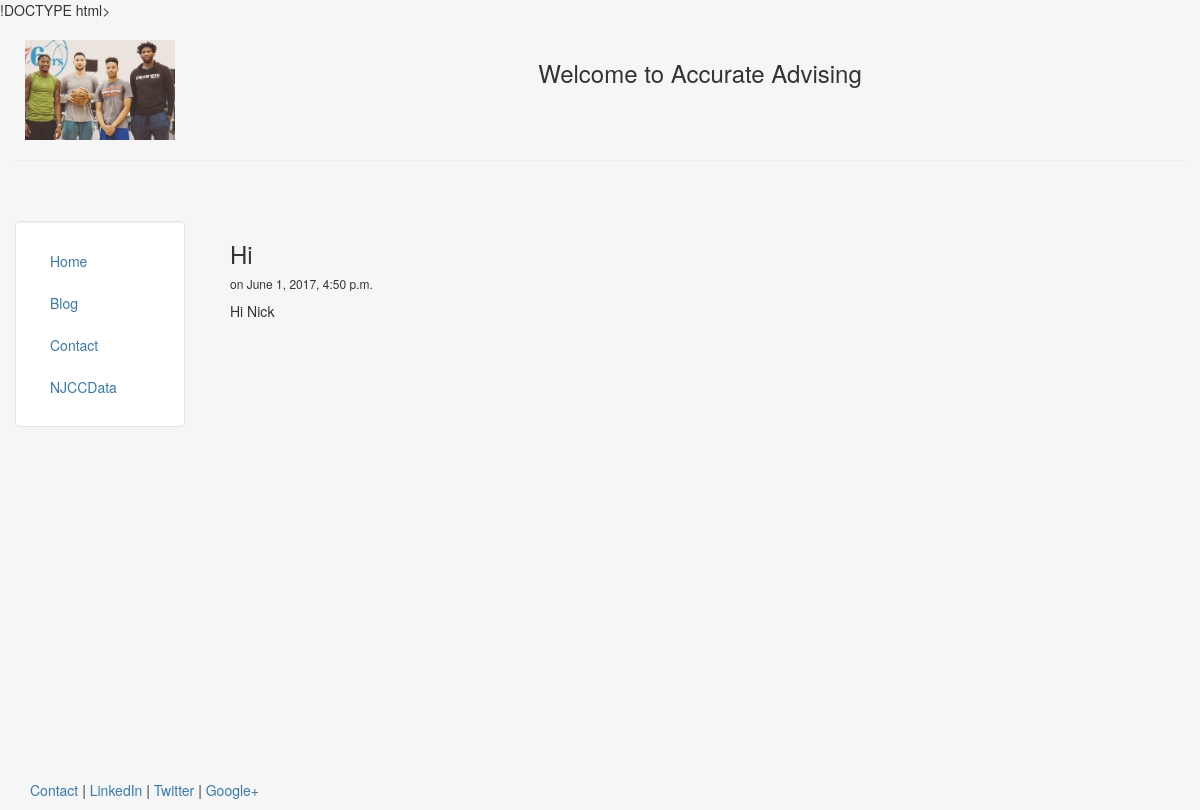
Page /blog/3 on the committed database.
### blog/models.py (models this page shows, shortened)
class Post(models.Model):
	title = models.CharField(max_length=140)
	body = models.TextField()
	date = models.DateTimeField()

### blog/templates/blog/post.html
{% extends "personal/header.html" %}
{% block content %}
	<h3>{{post.title}}</h3>
	<h6>on {{post.date}}</h6>
	{{post.body|safe|linebreaks}}
{% endblock %}

### personal/templates/personal/header.html (style rules this page uses)
html, body { height:100% }

### rows in the picture
Post: title "Hi", date "June 1, 2017, 4:50 p.m.", body "Hi Nick"
